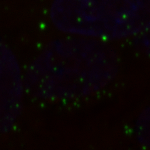
#> input picture dataset_t6_grouped/test/G0/DMSO/W0082F0001T0006Z000C1N22.png, 150 x 150 px
$ python -i pbody_bw.py   (imports and definitions only)
#> lines starting #> are read from the running program, lines starting #| are printed output that depends on the picture; after the words box and inside, x2 and y2 are one past the last pixel; in counts of white or black regions, pixels touching at a corner belong together
# Imports needed to run the code
import os
import cv2
import numpy as np
import pandas as pd

# ---------- CONFIG ----------
PIXEL_SIZE_UM = 0.1625       # conversion from micrometer (depends on microscope) to pixel
RESULTS_ROOT = "results2"    # where the results are to be stored
DATA_OUTPUT_DIR = "data2"    # top-level CSVs / summary Excels per medicine & global

# ---------- see the center of a point from a contour or conglomeration ----------
def centroid_from_contour(contour):
    M = cv2.moments(contour)
    if M.get("m00", 0) == 0:
        pts = contour.reshape(-1, 2)
        return tuple(np.mean(pts, axis=0))
    return (M["m10"] / M["m00"], M["m01"] / M["m00"])

# ---------- calculate minimum distance from one point to another ----------
# [70 lines left out: functions min_distances, draw_distance_lines, not called in this run]

# ---------- detect the pbodies from the binary mask ----------
def detect_pbodies_from_binary(gray):
    """
    pbodies are detected by using grayscale binary mask with adaptive cleaning.
    function return the centroids, kept_contours, and mask.
    """
    blurred = cv2.GaussianBlur(gray, (5, 5), 0)
    _, mask = cv2.threshold(blurred, 0, 255, cv2.THRESH_BINARY + cv2.THRESH_OTSU)
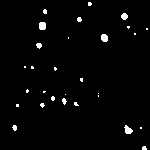
#> mask: shape (150, 150); 2% white; 29 white regions (21 under 20 px), largest, box (x1, y1, x2, y2) and area: (39, 22, 46, 30) 52, (124, 125, 133, 134) 51, (101, 34, 108, 42) 48

    # invert mask (ensure pbodies = white)
    if np.mean(mask[mask > 0]) < 128:
        mask = cv2.bitwise_not(mask)

    # Morphological cleanup
    k = cv2.getStructuringElement(cv2.MORPH_ELLIPSE, (3, 3))
    mask = cv2.morphologyEx(mask, cv2.MORPH_OPEN, k, iterations=2)
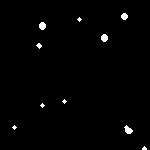
#> mask: shape (150, 150); 1.2% white; 10 white regions (5 under 20 px)

    contours, _ = cv2.findContours(mask, cv2.RETR_EXTERNAL, cv2.CHAIN_APPROX_SIMPLE)
#> contours = 10 contours, 6 with area under 20; largest, box (x1, y1, x2, y2) and area: (124, 125, 133, 134) 37, (101, 34, 108, 42) 34, (39, 22, 46, 30) 34, (121, 13, 128, 20) 28

    centroids, kept_contours = [], []
    for c in contours:
        area = cv2.contourArea(c)
        # Filtering blobs by area
        if area < 0 or area > 2000:
            continue
        kept_contours.append(c)
        centroids.append(centroid_from_contour(c))
#> this loop made 10 passes
#> area on passes 2, 7, 8, 10: 37, 34, 34, 28
#> after the loop, centroids = [(144, 147.9), (127.9, 129.6), (14, 127), (42, 105), (64, 101), (38.71, 45.29), (104, 37.5), (42, 25.5), (79, 19), (124, 16)]; kept_contours has the same summary as contours

    return centroids, kept_contours, mask

# ---------- detect the nuclei from the blue channel ----------
# [262 lines left out: functions detect_nuclei_from_blue, detect_mito_from_purple, analyze_single_image, process_parent_folder, not called in this run]

# ---------- ENTRY ----------
# [3 lines not run here, left out]

>>> import cv2
>>> picture = cv2.imread('dataset_t6_grouped/test/G0/DMSO/W0082F0001T0006Z000C1N22.png', cv2.IMREAD_GRAYSCALE)
>>> result = detect_pbodies_from_binary(picture)

$ run again, on dataset_t6_grouped/test/G0/DMSO/W0082F0001T0006Z000C1N58.png
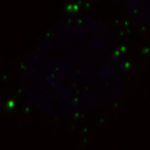
#> input picture dataset_t6_grouped/test/G0/DMSO/W0082F0001T0006Z000C1N58.png, 150 x 150 px
#> in detect_pbodies_from_binary, `_, mask = cv2.threshold(blurred, 0, 255, cv2.THRESH_BINARY + cv2.THRES..`:
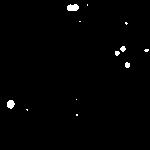
#> mask: shape (150, 150); 1% white; 12 white regions (7 under 20 px), largest, box (x1, y1, x2, y2) and area: (67, 4, 79, 11) 70, (7, 100, 15, 109) 54, (120, 46, 126, 52) 25, (125, 62, 130, 68) 25, (115, 51, 120, 56) 20
#> in detect_pbodies_from_binary, `mask = cv2.morphologyEx(mask, cv2.MORPH_OPEN, k, iterations=2)`:
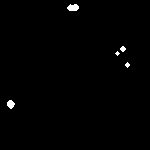
#> mask: shape (150, 150); 0.76% white; 5 white regions (2 under 20 px)
#> contours = 5 contours, 3 with area under 20; largest, box (x1, y1, x2, y2) and area: (67, 4, 79, 11) 52, (7, 100, 15, 109) 40
#> the loop in detect_pbodies_from_binary, `for c in contours:` made 5 passes
#> area on passes 1, 5: 39.5, 52.5
#> after the loop in detect_pbodies_from_binary, `for c in contours:`: centroids = [(10.28, 103.8), (127, 64.5), (117, 53), (122.5, 48.5), (72.73, 7.23)]; kept_contours has the same summary as contours

$ run again, on dataset_t6_grouped/test/G0/DMSO/W0082F0002T0006Z000C1N152.png
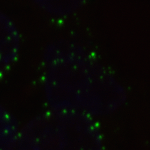
#> input picture dataset_t6_grouped/test/G0/DMSO/W0082F0002T0006Z000C1N152.png, 150 x 150 px
#> in detect_pbodies_from_binary, `_, mask = cv2.threshold(blurred, 0, 255, cv2.THRESH_BINARY + cv2.THRES..`:
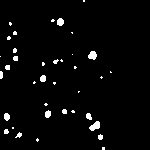
#> mask: shape (150, 150); 2.9% white; 37 white regions (23 under 20 px), largest, box (x1, y1, x2, y2) and area: (89, 121, 100, 131) 69, (88, 51, 97, 60) 59, (57, 18, 64, 26) 45
#> in detect_pbodies_from_binary, `mask = cv2.morphologyEx(mask, cv2.MORPH_OPEN, k, iterations=2)`:
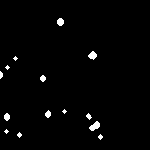
#> mask: shape (150, 150); 1.7% white; 14 white regions (7 under 20 px)
#> contours = 14 contours, 8 with area under 20; largest, box (x1, y1, x2, y2) and area: (89, 121, 100, 131) 52, (88, 51, 97, 60) 40, (57, 18, 64, 26) 34, (4, 113, 10, 121) 27, (45, 110, 51, 118) 24, (40, 75, 46, 82) 22
#> the loop in detect_pbodies_from_binary, `for c in contours:` made 14 passes
#> area on passes 4, 6, 7, 9, 13, 14: 52, 27, 24.5, 22, 40.5, 34
#> after the loop in detect_pbodies_from_binary, `for c in contours:`: centroids = [(100, 136.5), (19, 134.5), (6, 131), (94.44, 125.8), (88.38, 116), (6.5, 116.5), (47.63, 113.7), (64, 111), (42.5, 78), (0.867, 74.5), (7, 67), (15, 58), (92.22, 55.02), (60, 21.5)]; kept_contours has the same summary as contours

$ run again, on dataset_t6_grouped/test/G0/DMSO/W0082F0003T0006Z000C1N64.png
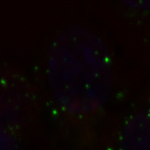
#> input picture dataset_t6_grouped/test/G0/DMSO/W0082F0003T0006Z000C1N64.png, 150 x 150 px
#> in detect_pbodies_from_binary, `_, mask = cv2.threshold(blurred, 0, 255, cv2.THRESH_BINARY + cv2.THRES..`:
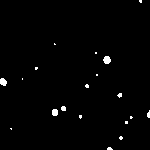
#> mask: shape (150, 150); 1.3% white; 19 white regions (15 under 20 px), largest, box (x1, y1, x2, y2) and area: (103, 56, 111, 64) 49, (0, 78, 7, 86) 43, (52, 109, 58, 116) 38, (61, 106, 66, 111) 22
#> in detect_pbodies_from_binary, `mask = cv2.morphologyEx(mask, cv2.MORPH_OPEN, k, iterations=2)`:
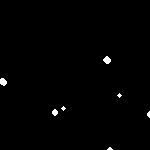
#> mask: shape (150, 150); 0.75% white; 7 white regions (4 under 20 px)
#> contours = 7 contours, 4 with area under 20; largest, box (x1, y1, x2, y2) and area: (103, 56, 111, 64) 34, (0, 78, 7, 86) 32, (52, 109, 58, 116) 22
#> the loop in detect_pbodies_from_binary, `for c in contours:` made 7 passes
#> area on passes 3, 6, 7: 22, 32, 33.5
#> after the loop in detect_pbodies_from_binary, `for c in contours:`: centroids = [(109.5, 148.2), (148.2, 114), (54.5, 112), (63, 108), (119, 95), (2.79, 81.45), (106.7, 59.67)]; kept_contours has the same summary as contours
